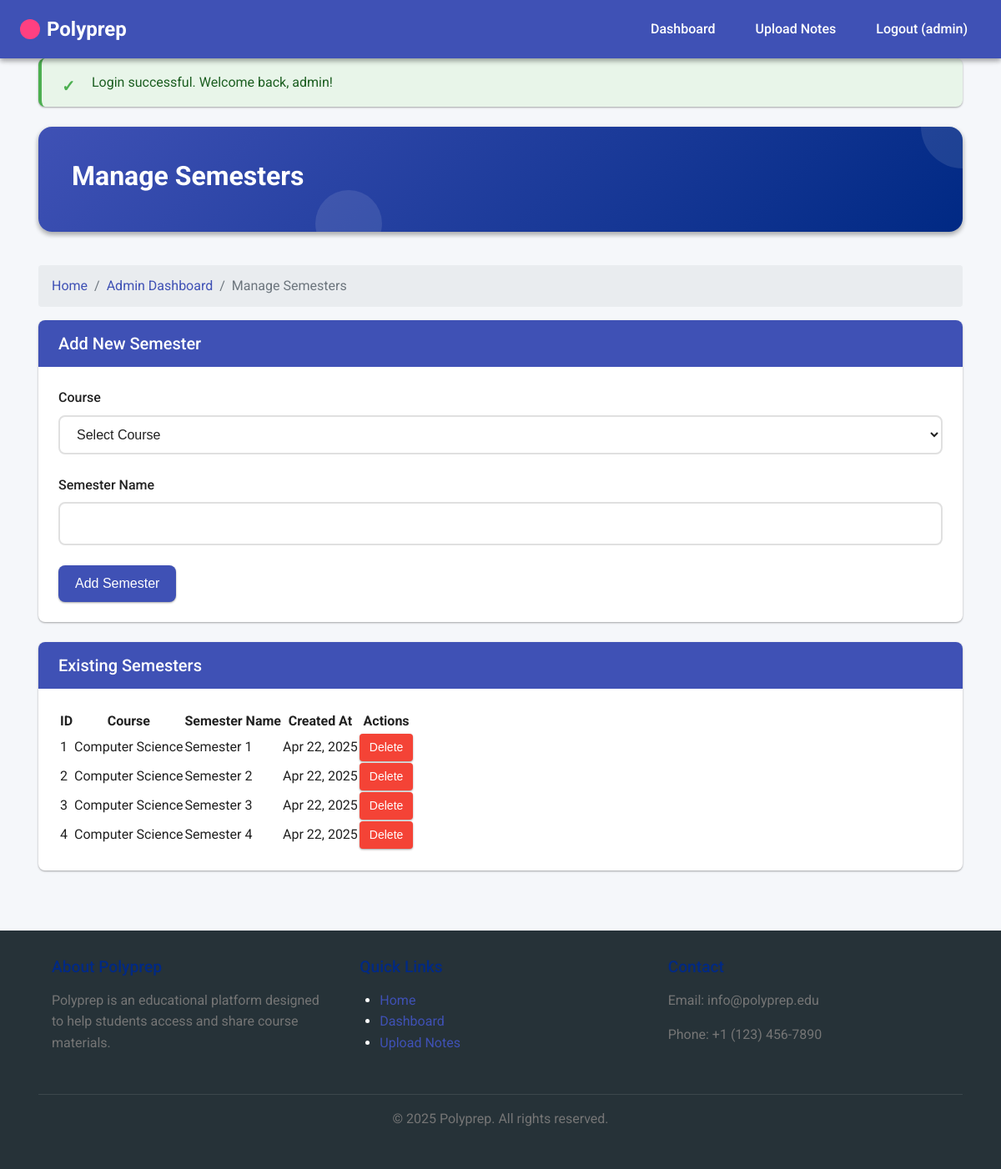
Page /manage_semesters.php (signed in) on the committed database.
### tables this page shows
CREATE TABLE semesters (
    id INT AUTO_INCREMENT PRIMARY KEY,
    course_id INT NOT NULL,
    name VARCHAR(100) NOT NULL,
    created_at TIMESTAMP DEFAULT CURRENT_TIMESTAMP,
    FOREIGN KEY (course_id) REFERENCES courses(id) ON DELETE CASCADE,
    UNIQUE KEY unique_semester (course_id, name)
);

CREATE TABLE courses (
    id INT AUTO_INCREMENT PRIMARY KEY,
    name VARCHAR(100) NOT NULL UNIQUE,
    created_at TIMESTAMP DEFAULT CURRENT_TIMESTAMP
);

### manage_semesters.php (the view, shortened to what this page needs)
<?php
require_once 'includes/functions.php';
$semesterName = '';
$conn = getDbConnection();
$sql = "SELECT s.id, s.name, s.created_at, c.name AS course_name, c.id AS course_id
        FROM semesters s
        JOIN courses c ON s.course_id = c.id
        ORDER BY c.name, s.name";
$result = $conn->query($sql);
$semesters = [];
if ($result->num_rows > 0) {
    while ($row = $result->fetch_assoc()) {
        $semesters[] = $row;
    }
}
include_once 'includes/header.php';
?>
<div class="dashboard-header">
    <h1 class="dashboard-title">Manage Semesters</h1>
</div>
<?php echo getBreadcrumb(['Home' => 'index.php', 'Admin Dashboard' => 'admin_dashboard.php', 'Manage Semesters' => '']); ?>
<div class="card">
    <div class="card-header">
        <h2>Add New Semester</h2>
    </div>
    <div class="card-body">
        <form method="POST" action="<?php echo htmlspecialchars($_SERVER['PHP_SELF']); ?>">
            <div class="form-group">
                <label for="course_id">Course</label>
                <select id="course_id" name="course_id" class="form-control" required>
                    <option value="">Select Course</option>
                </select>
            </div>
            <div class="form-group">
                <label for="semester_name">Semester Name</label>
                <input type="text" id="semester_name" name="semester_name" class="form-control" value="<?php echo htmlspecialchars($semesterName); ?>" required>
            </div>
            <button type="submit" name="add_semester" class="btn btn-primary">Add Semester</button>
        </form>
    </div>
</div>
<div class="card">
    <div class="card-header">
        <h2>Existing Semesters</h2>
    </div>
    <div class="card-body">
        <?php if (empty($semesters)): ?>
            <p>No semesters available.</p>
        <?php else: ?>
            <div class="table-responsive">
                <table class="table">
                    <thead>
                        <tr>
                            <th>ID</th>
                            <th>Course</th>
                            <th>Semester Name</th>
                            <th>Created At</th>
                            <th>Actions</th>
                        </tr>
                    </thead>
                    <tbody>
                        <?php foreach ($semesters as $semester): ?>
                            <tr>
                                <td><?php echo $semester['id']; ?></td>
                                <td><?php echo htmlspecialchars($semester['course_name']); ?></td>
                                <td><?php echo htmlspecialchars($semester['name']); ?></td>
                                <td><?php echo date('M d, Y', strtotime($semester['created_at'])); ?></td>
                                <td>
                                    <form method="POST" action="<?php echo htmlspecialchars($_SERVER['PHP_SELF']); ?>" style="display: inline;">
                                        <button type="submit" name="delete_semester" class="btn btn-danger btn-sm" onclick="return confirm('Are you sure you want to delete this semester? This will also delete all associated subjects and notes.')">Delete</button>
                                    </form>
                                </td>
                            </tr>
                        <?php endforeach; ?>
                    </tbody>
                </table>
            </div>
        <?php endif; ?>
    </div>
</div>
<?php
include_once 'includes/footer.php';
?>

### includes/header.php (shortened to what this page needs)
<?php
$isLoggedIn = isset($_SESSION['user_id']);
$isAdmin = isset($_SESSION['is_admin']) && $_SESSION['is_admin'] === true;
$username = $isLoggedIn ? $_SESSION['username'] : '';
?>
<!DOCTYPE html>
<html lang="en">
<head>
    <link rel="stylesheet" href="assets/css/style.css">
</head>
<body>
    <header>
        <nav class="navbar">
            <a href="index.php" class="navbar-brand">Polyprep</a>
            <div class="navbar-collapse" id="navbar-collapse">
                <ul class="navbar-nav">
                    <?php if ($isLoggedIn): ?>
                        <li class="nav-item">
                            <a href="<?php echo $isAdmin ? 'admin_dashboard.php' : 'user_dashboard.php'; ?>" class="nav-link">Dashboard</a>
                        </li>
                        <li class="nav-item">
                            <a href="upload.php" class="nav-link">Upload Notes</a>
                        </li>
                        <li class="nav-item">
                            <a href="logout.php" class="nav-link">Logout (<?php echo htmlspecialchars($username); ?>)</a>
                        </li>
                    <?php endif; ?>
                </ul>
            </div>
        </nav>
    </header>
    <div class="container">
        <?php if (isset($_SESSION['alert'])): ?>
            <div class="alert alert-<?php echo $_SESSION['alert_type']; ?>">
                <?php echo $_SESSION['alert']; ?>
            </div>
        <?php endif; ?>

### includes/functions.php (shortened to what this page needs)
<?php
function getBreadcrumb($items) {
    $html = '<nav aria-label="breadcrumb">';
    $html .= '<ol class="breadcrumb">';
    $count = count($items);
    $i = 0;
    foreach ($items as $label => $url) {
        $i++;
        if ($i === $count) {
            $html .= '<li class="breadcrumb-item active" aria-current="page">' . htmlspecialchars($label) . '</li>';
        } else {
            $html .= '<li class="breadcrumb-item"><a href="' . htmlspecialchars($url) . '">' . htmlspecialchars($label) . '</a></li>';
        }
    }
    $html .= '</ol>';
    $html .= '</nav>';
    return $html;
}

### includes/footer.php (shortened to what this page needs)
    </div>
    <footer class="footer">
        <div class="container">
            <div class="footer-content">
                <div class="footer-section">
                    <h3 class="footer-title">About Polyprep</h3>
                    <p>Polyprep is an educational platform designed to help students access and share course materials.</p>
                </div>
                <div class="footer-section">
                    <h3 class="footer-title">Quick Links</h3>
                    <ul>
                        <li><a href="index.php">Home</a></li>
                        <?php if (isset($_SESSION['user_id'])): ?>
                            <li><a href="<?php echo isset($_SESSION['is_admin']) && $_SESSION['is_admin'] ? 'admin_dashboard.php' : 'user_dashboard.php'; ?>">Dashboard</a></li>
                            <li><a href="upload.php">Upload Notes</a></li>
                        <?php else: ?>
                            <li><a href="login.php">Login</a></li>
                            <li><a href="register.php">Register</a></li>
                        <?php endif; ?>
                    </ul>
                </div>
                <div class="footer-section">
                    <h3 class="footer-title">Contact</h3>
                    <p>Email: info@polyprep.edu</p>
                    <p>Phone: +1 (123) 456-7890</p>
                </div>
            </div>
            <div class="footer-bottom">
                <p>&copy; <?php echo date('Y'); ?> Polyprep. All rights reserved.</p>
            </div>
        </div>
    </footer>
</body>
</html>

### rows in the picture
semesters: id "1", course.name "Computer Science", name "Semester 1", created_at "Apr 22, 2025"
semesters: id "2", course.name "Computer Science", name "Semester 2", created_at "Apr 22, 2025"
semesters: id "3", course.name "Computer Science", name "Semester 3", created_at "Apr 22, 2025"
semesters: id "4", course.name "Computer Science", name "Semester 4", created_at "Apr 22, 2025"

### other values in the picture
$username "admin"
$_SESSION['alert'] "Login successful. Welcome back, admin!"
$label "Home"
$label "Admin Dashboard"
$label "Manage Semesters"
